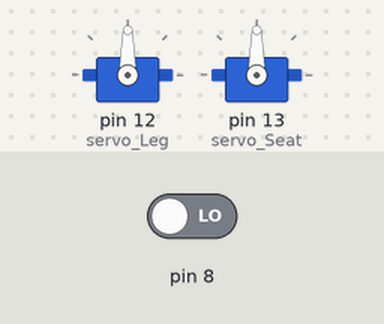
The sketch below on a simulated Arduino Uno, built with avr-gcc and run on an emulated ATmega328P. Shown: 2 × servo. Inputs (shaded band) come from the test bench; at power-on: pin 8 LOW. What the sketch prints to the serial monitor is not drawn.

Above: at 4.8 s.
4.9 s: pin 8 driven HIGH
At 6.16 s:
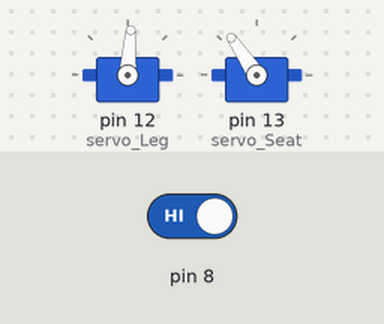
At 8.5 s:
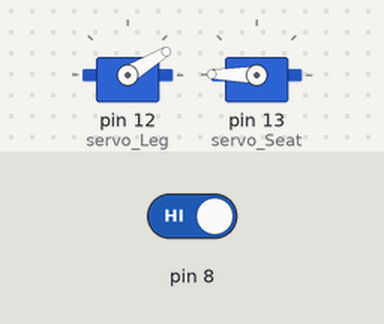
8.7 s: pin 8 driven LOW
At 10.26 s:
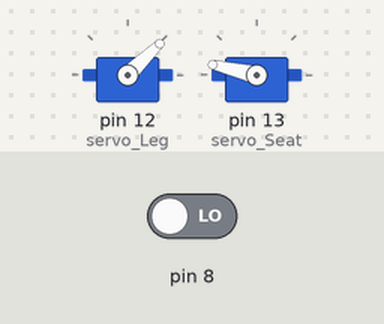
13.1 s: pin 8 driven HIGH
Timing chart, 0 to 16.9 s (numbered marks = the images above; inputs shaded):
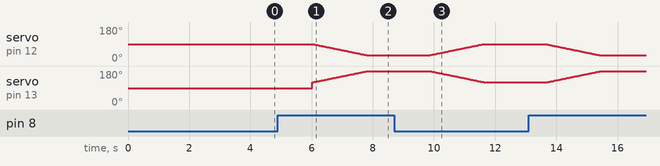

The sketch:

Standing_Chair.ino
```cpp
#include<Servo.h>
int chair_previous_state=0;

Servo servo_Leg;
Servo servo_Seat;


void setup()
{
  servo_Leg.attach(12);
  servo_Seat.attach(13);
  // Switch
  pinMode(8, INPUT);
  Serial.begin(9600);
}

void loop()
{
  int stand_flag = digitalRead(8);
  Serial.print(stand_flag);
  if (stand_flag==1 && chair_previous_state==0){
    // Leg rotate from 90 to 30
    int rotation_Leg = 90;
    // Seat rotate from 120 to 180
    int rotation_Seat = 120;
    for(int i = 0;i<60;i+=1){
      servo_Leg.write(rotation_Leg-i);
      delay(15);
      servo_Seat.write(rotation_Seat+i);
      delay(15);
    }
    chair_previous_state=stand_flag;
    Serial.println("Standing....");

  }
  else if (stand_flag==0 && chair_previous_state==1){
    // Leg rotate from 30 to 90
    int rotation_Leg = 30;
    // Seat rotate from 180 to 120
    int rotation_Seat = 180;
    for(int i = 0;i<60;i+=1){
      servo_Leg.write(rotation_Leg+i);
      delay(15);
      servo_Seat.write(rotation_Seat-i);
      delay(15);
    }
    chair_previous_state=stand_flag;
    Serial.println("Back to Normal....");


  }
  delay(2000);


}
```

Measured:
- after the input at 4.9 s, servo on pin 12 (servo_Leg): moves from 90° to 31° over 1.7 s, starting after 1.1 s; servo on pin 13 (servo_Seat): moves from 90° to 179° over 1.8 s, starting after 1.1 s
